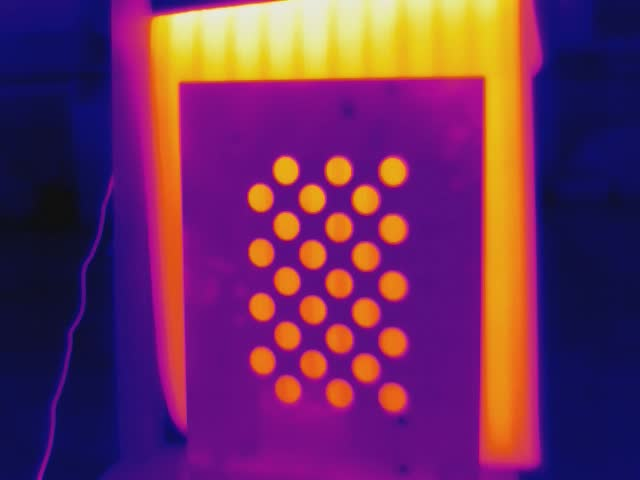
#> input picture resources/calib-img/thermal-img/0.jpg, 640 x 480 px; its folder holds only this picture in this run
$ python thermal-calibration.py
#> lines starting #> are read from the running program, lines starting #| are printed output that depends on the picture; after the words box and inside, x2 and y2 are one past the last pixel; in counts of white or black regions, pixels touching at a corner belong together
import numpy as np
import glob
import os
import cv2

def get_points(size):
    # prepare object points, like (0,0,0), (1,0,0), (2,0,0) ....,(6,5,0)
#> called with size = (3, 9)
    objp = np.zeros((size[0] * size[1], 3), np.float32)
    for r in range(0, size[1]):
        for c in range(0, size[0]):
            if r % 2 == 0:
                objp[c + r * size[0]] = [c * 2 + 1, r, 0]
            else:
                objp[c + r * size[0]] = [c * 2, r, 0]


    # Arrays to store object points and image points from all the images.
    objpoints = [] # 3d points in real world space
    imgpoints = [] # 2d points in image plane.

    # Make a list of calibration images
    images = glob.glob('*.jpg')
    # Step through the list and search for chessboard corners
    for idx, fname in enumerate(images):
        print("read in:", fname)
        img = cv2.imread(fname)
#> img is the input picture: shape (480, 640, 3); mean B, G, R 95.9, 46.1, 107.6
        gray = cv2.cvtColor(img, cv2.COLOR_BGR2GRAY)
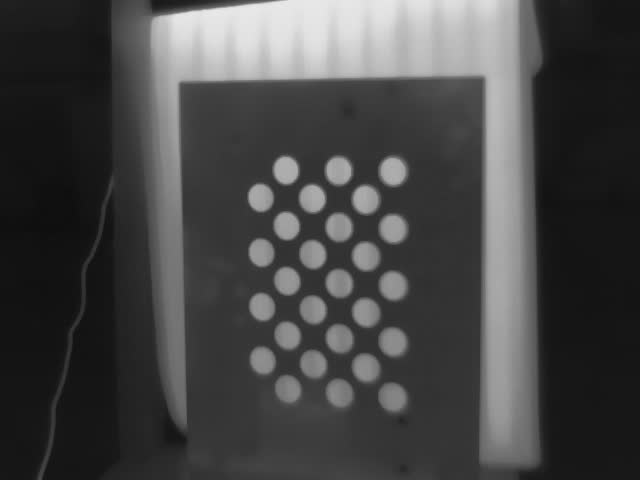
#> gray: shape (480, 640); min 14, max 236, mean 70.1

        #  findCirclesGrid only detect Dark Color, so revert color here.
        full_white = np.ones(gray.shape, dtype=np.uint8) * 255;
        gray = np.array(full_white - gray);
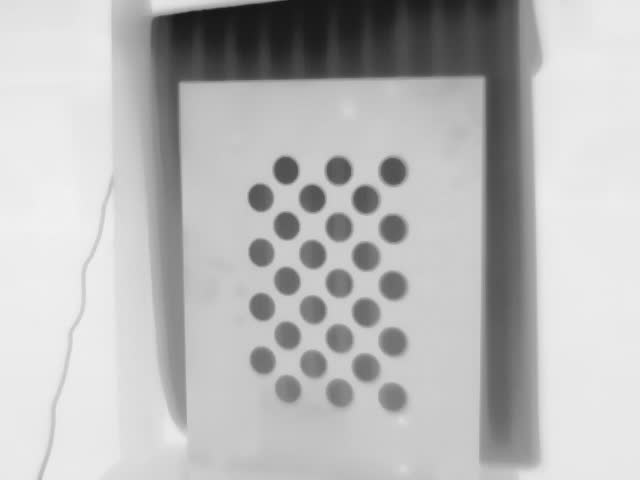
#> gray: shape (480, 640); min 19, max 241, mean 184.9

        params = cv2.SimpleBlobDetector_Params()
        params.maxArea = 10e4
        params.minArea = 10
        params.minDistBetweenBlobs = 5
        blobDetector = cv2.SimpleBlobDetector_create(params)
        # Find the circle grid centers
        ret, corners = cv2.findCirclesGrid(gray, size, cv2.CALIB_CB_ASYMMETRIC_GRID, blobDetector, None)
#> ret = True; corners = 27 rows, first 8: [392.9, 397.4], [338.8, 393.3], [288.8, 390], [365.5, 367.8], [313.2, 364.1], [262.2, 360.5], [393, 341.8], [339.2, 338.4]

        # If found, add object points, image points
        if ret == True:
            objpoints.append(objp)
            imgpoints.append(corners)

            # Draw and display the corners
            cv2.drawChessboardCorners(img, size, corners, ret)
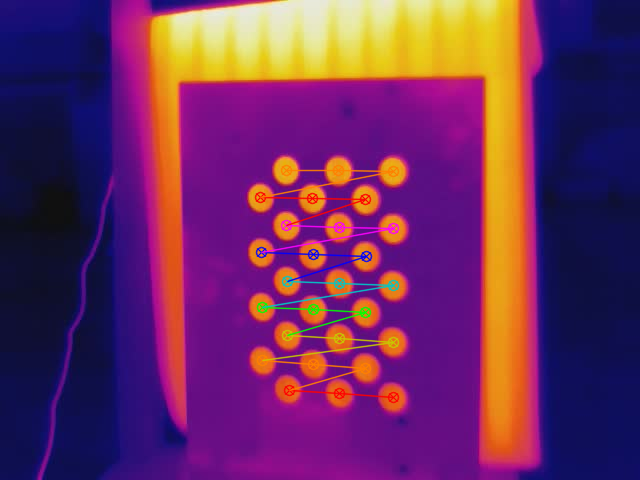
#> img: shape (480, 640, 3); 2.44% of pixels changed, all inside (x1, y1, x2, y2) = (254, 164, 400, 404)
            write_name = 'corners/corners_found'+str(idx)+'.jpg'
            cv2.imwrite(write_name, img)

        else:
            print("no circle found.")


    return objpoints, imgpoints


obj, img = get_points((3, 9))
#> obj = 1 item; img = 1 item

$ run again, on resources/calib-img/thermal-img/12.jpg
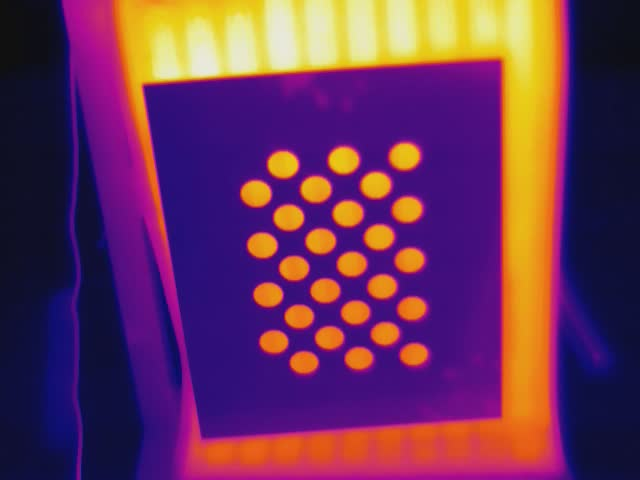
#> input picture resources/calib-img/thermal-img/12.jpg, 640 x 480 px
#> in get_points, img is the input picture: shape (480, 640, 3); mean B, G, R 90.4, 52.7, 106.3
#> in get_points, `gray = np.array(full_white - gray);`:
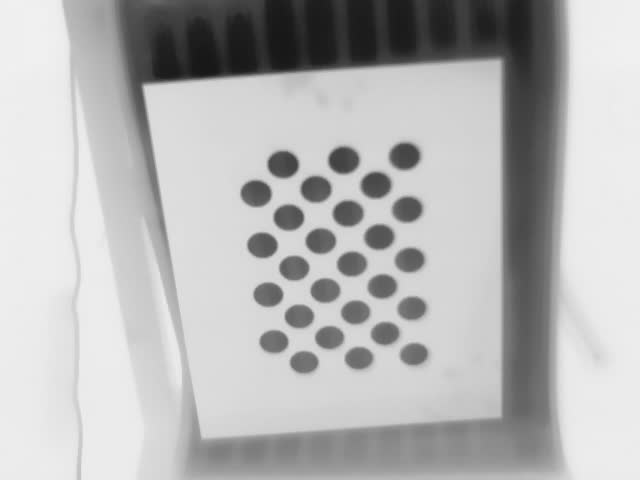
#> gray: shape (480, 640); min 23, max 240, mean 182
#> ret = True; corners = 27 rows, first 8: [414.1, 354.2], [358.7, 358.1], [303.8, 362.1], [385.1, 333.3], [329.2, 337.3], [273.7, 341.5], [412, 308.1], [355.3, 312]
#> in get_points, `cv2.drawChessboardCorners(img, size, corners, ret)`:
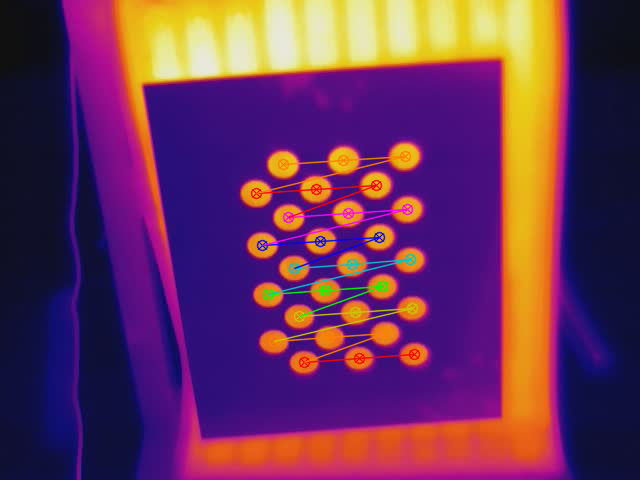
#> img: shape (480, 640, 3); 2.59% of pixels changed, all inside (x1, y1, x2, y2) = (250, 150, 421, 369)
#> `obj, img = get_points((3, 9))`: obj = 1 item

$ run again, on resources/calib-img/thermal-img/13.jpg
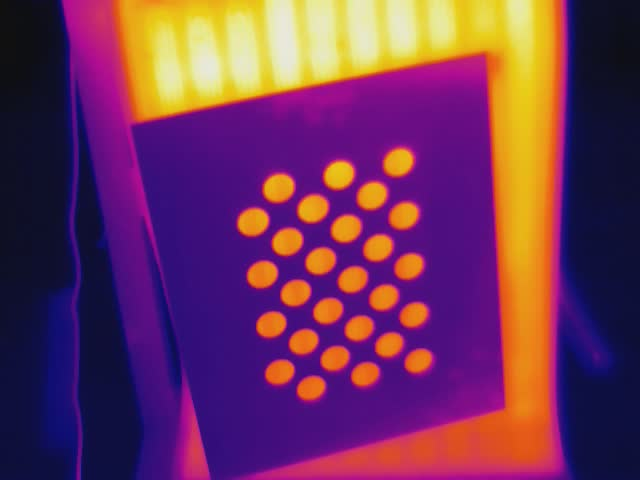
#> input picture resources/calib-img/thermal-img/13.jpg, 640 x 480 px
#> in get_points, img is the input picture: shape (480, 640, 3); mean B, G, R 91.1, 54, 111.1
#> in get_points, `gray = np.array(full_white - gray);`:
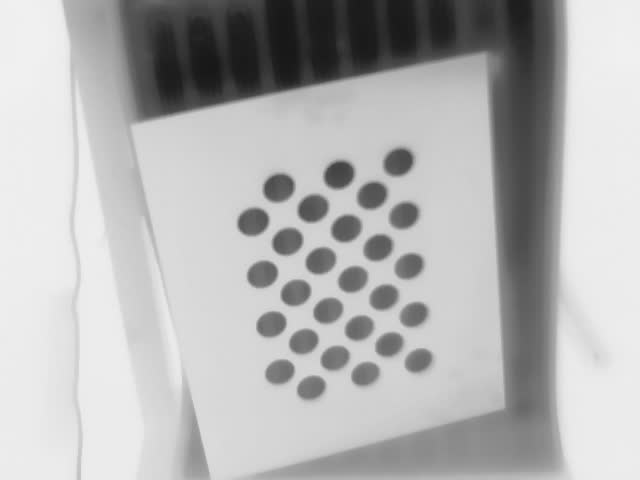
#> gray: shape (480, 640); min 24, max 240, mean 179.7
#> ret = True; corners = 27 rows, first 8: [418.9, 360.7], [365.1, 374.1], [311.1, 387.9], [389.3, 344.5], [334.8, 358], [279.6, 371.8], [414.2, 314.4], [359, 327.8]
#> in get_points, `cv2.drawChessboardCorners(img, size, corners, ret)`:
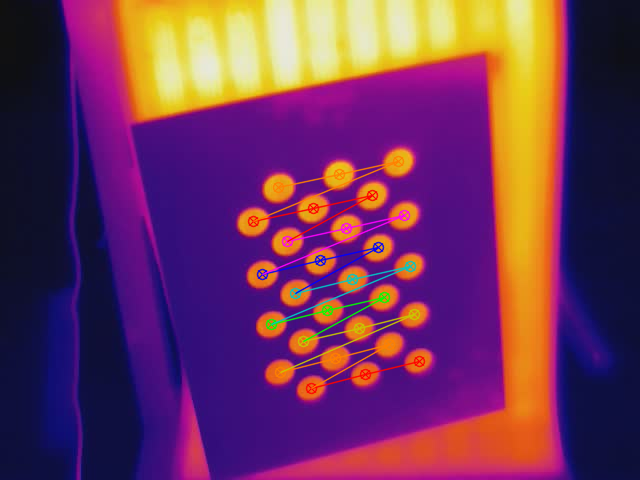
#> img: shape (480, 640, 3); 2.56% of pixels changed, all inside (x1, y1, x2, y2) = (247, 155, 426, 395)
#> `obj, img = get_points((3, 9))`: obj = 1 item

$ run again, on resources/calib-img/thermal-img/14.jpg
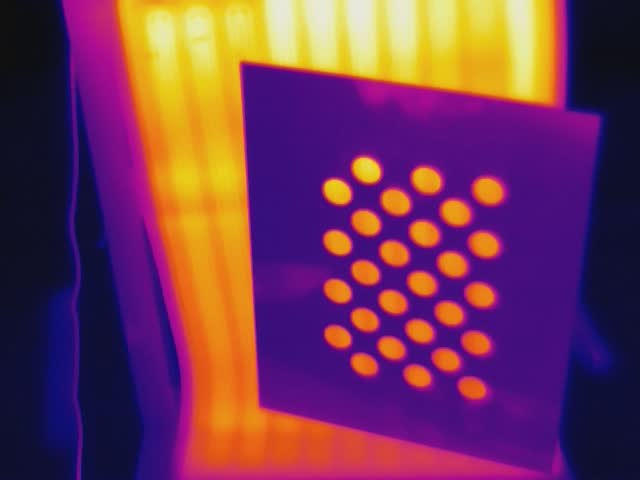
#> input picture resources/calib-img/thermal-img/14.jpg, 640 x 480 px
#> in get_points, img is the input picture: shape (480, 640, 3); mean B, G, R 86.9, 56.9, 114.6
#> in get_points, `gray = np.array(full_white - gray);`:
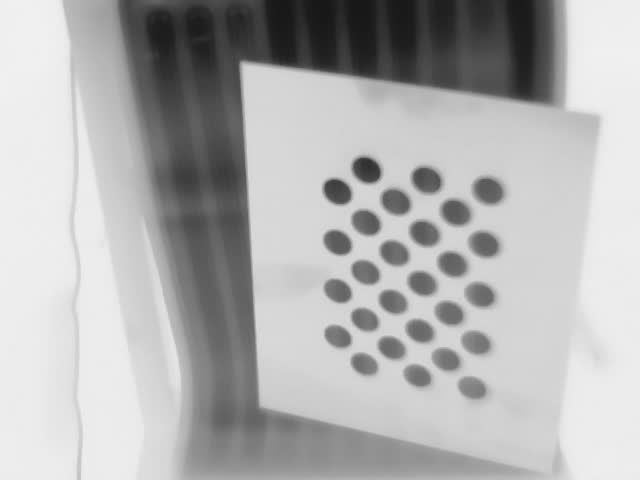
#> gray: shape (480, 640); min 23, max 240, mean 177.5
#> ret = True; corners = 27 rows, first 8: [472.8, 388.4], [418.1, 376.2], [364, 364.1], [447.2, 359.8], [391.1, 347.7], [337.8, 336.4], [476.6, 342.7], [419.9, 330.8]
#> in get_points, `cv2.drawChessboardCorners(img, size, corners, ret)`:
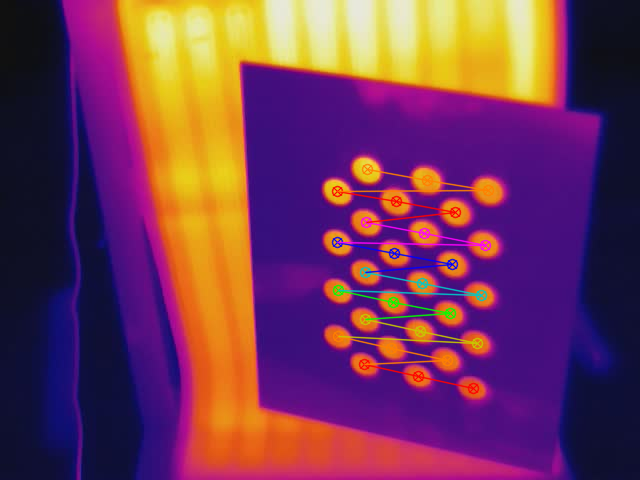
#> img: shape (480, 640, 3); 2.59% of pixels changed, all inside (x1, y1, x2, y2) = (331, 163, 495, 395)
#> `obj, img = get_points((3, 9))`: obj = 1 item

$ run again, on resources/calib-img/thermal-img/1.jpg
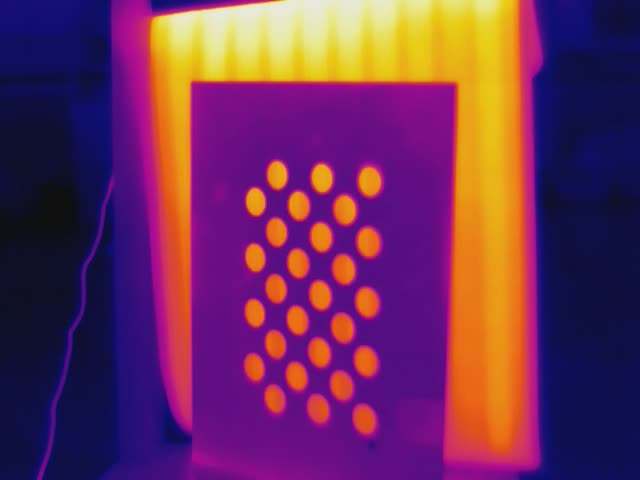
#> input picture resources/calib-img/thermal-img/1.jpg, 640 x 480 px
#> in get_points, img is the input picture: shape (480, 640, 3); mean B, G, R 91, 49.7, 109.6
#> in get_points, `gray = np.array(full_white - gray);`:
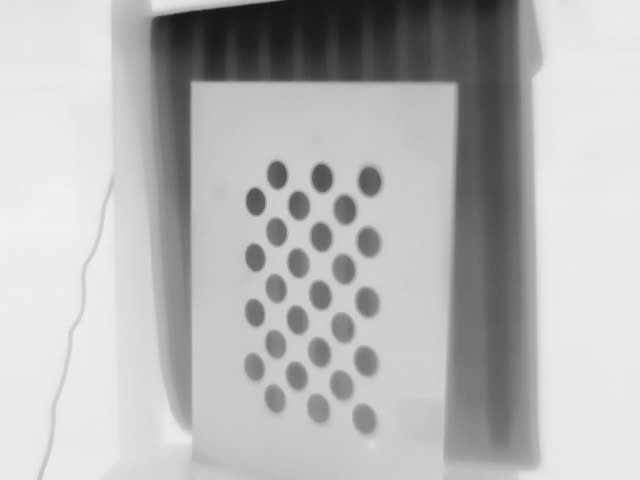
#> gray: shape (480, 640); min 19, max 242, mean 182.7
#> ret = True; corners = 27 rows, first 8: [364.5, 419.4], [318.2, 408.7], [273.3, 400.2], [341.4, 385.5], [296.4, 376.1], [254.2, 367], [365.3, 360.5], [319.4, 352.3]
#> in get_points, `cv2.drawChessboardCorners(img, size, corners, ret)`:
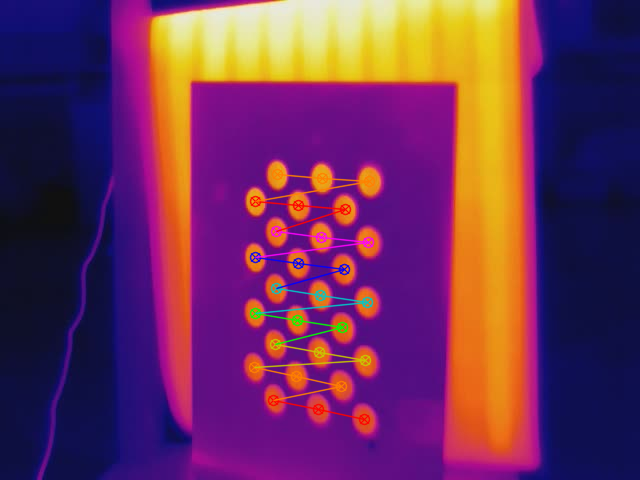
#> img: shape (480, 640, 3); 2.21% of pixels changed, all inside (x1, y1, x2, y2) = (248, 168, 376, 426)
#> `obj, img = get_points((3, 9))`: obj = 1 item
